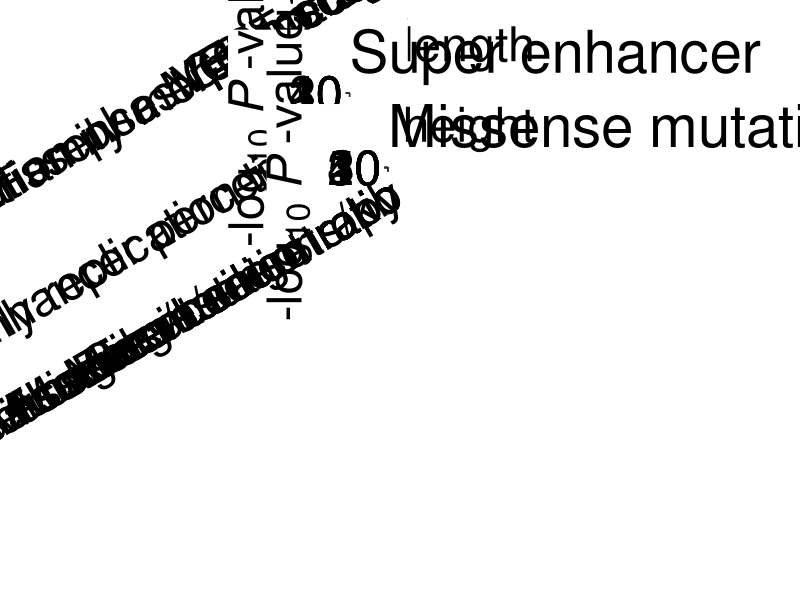
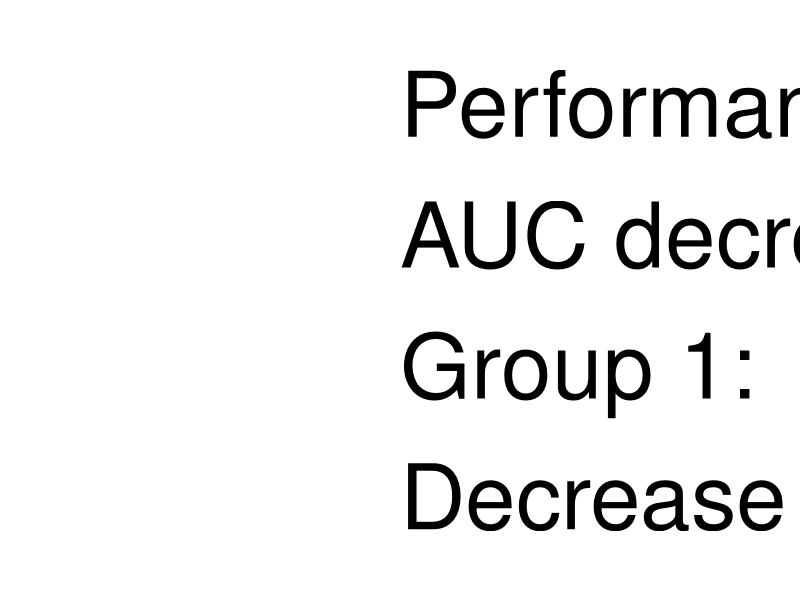
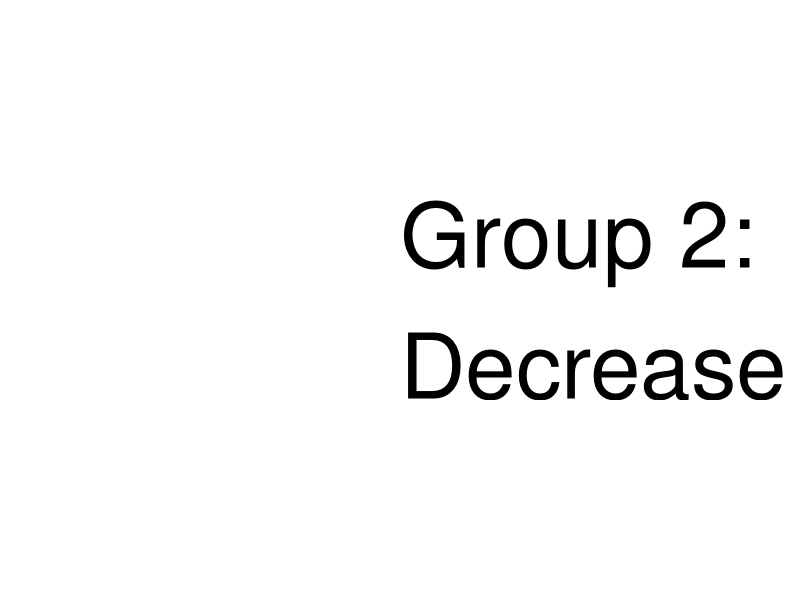
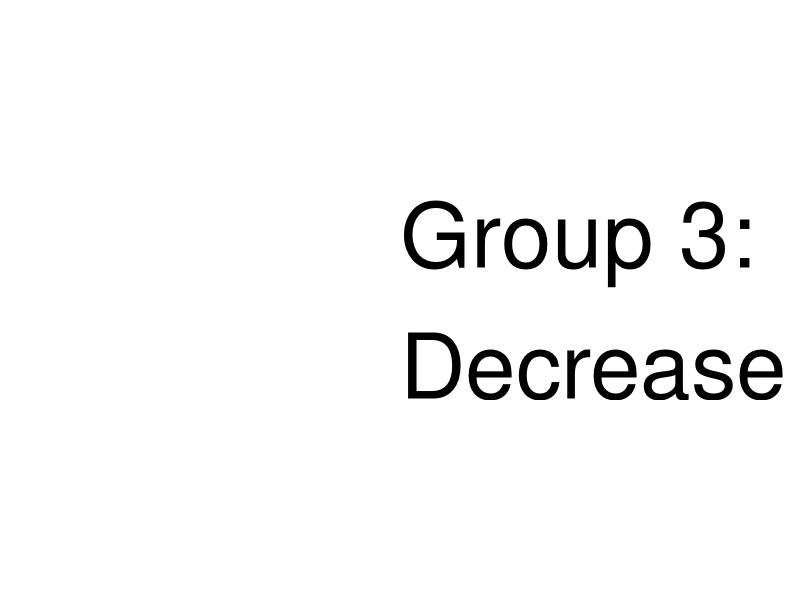
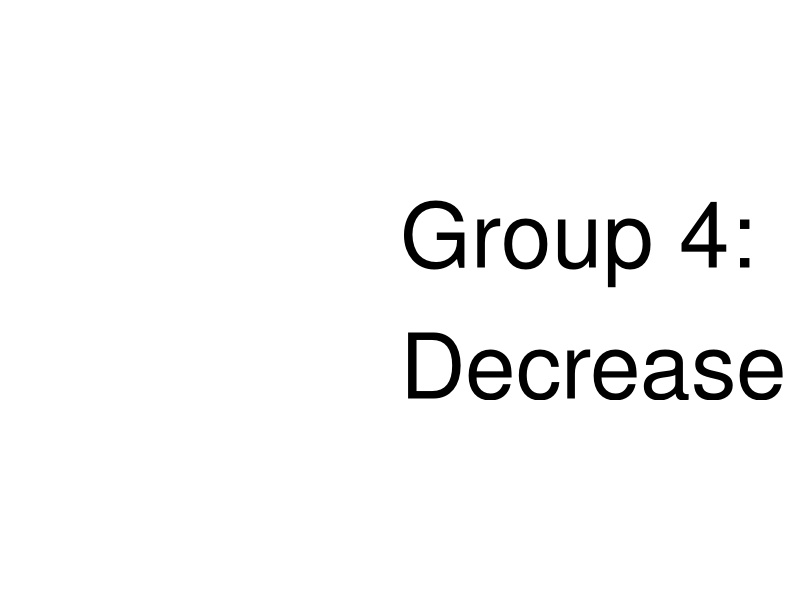
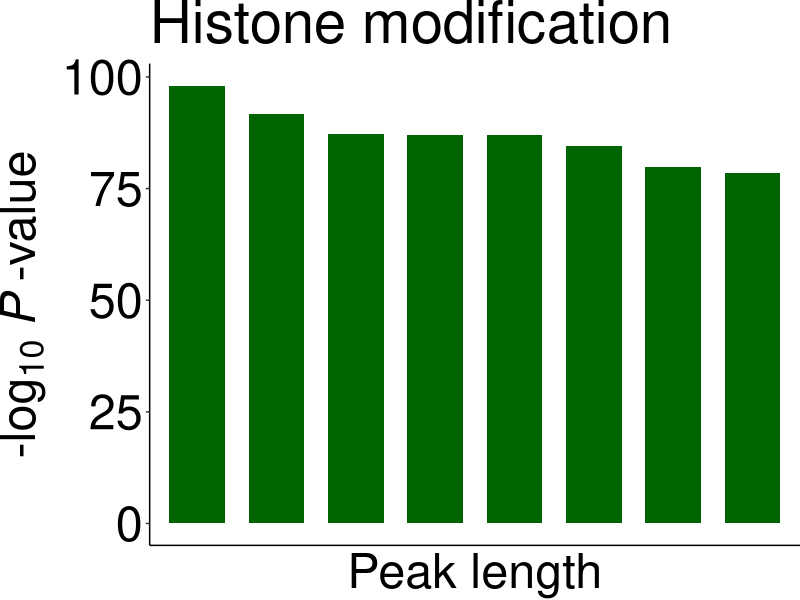
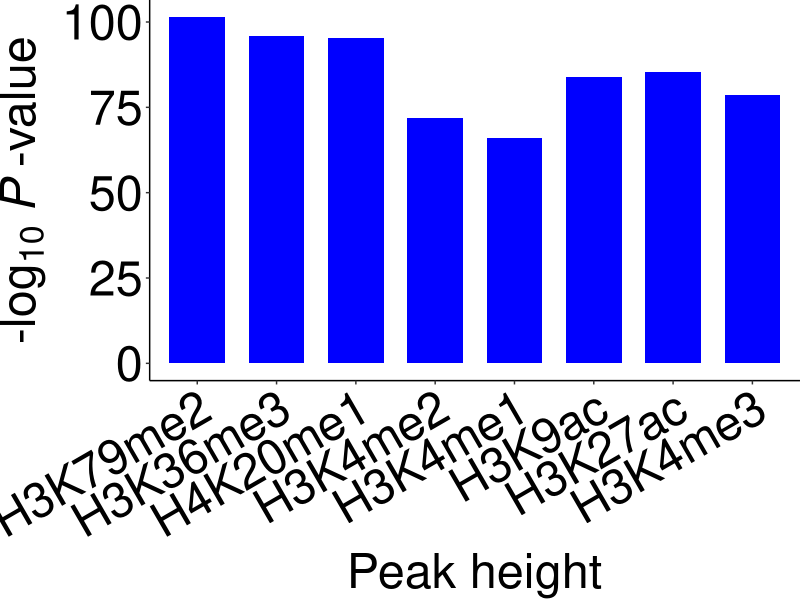

The R source for these figures, in order: (Note: this script raises an error after producing the figures.)
###############################
######### Boxplots ############
###############################

###### The barplots of top feature groups for TSG and OG predictions are presented.
###### Input: TSG_top4_feature_groups.txt
###### Input: OG_top7_feature_groups.txt
###### Output: Figure_1A_TSG_feature_groups.pdf
###### Output: Figure_1B_OG_feature_groups.pdf

options(warn=-1)

### Install missing packages

installed_pkgs <- installed.packages()

pkgs <-  c("plyr","ggpubr","cowplot")

if (length(setdiff(pkgs, installed_pkgs)) > 0) {
    install.packages(pkgs = setdiff(pkgs, installed_pkgs))
}

suppressMessages(library(ggpubr));
suppressMessages(library(plyr));
suppressMessages(library(cowplot));

################################## Figure 1A Feature groups contributing most to the TSG prediction ###############################
#setwd("/Users/jlyu/Box\ Sync/TSGOG_Project/SA_sub/github/DORGE_paper/Figure_codes/Figure_1");

TSG_features<-read.table("data/TSG_top4_feature_groups.txt",header=T,sep="\t");
TSG_features[,1]<-gsub("_"," ",TSG_features[,1])
TSG_features$Group <- as.factor(TSG_features$Group)
TSG_features$Group<-factor(TSG_features$Group,levels=c("Group 1", "Group 2", "Group 3", "Group 4"))
TSG_features$minuslogP<-rep(0,nrow(TSG_features))
TSG_features$minuslogP<- -log10(TSG_features$Wilcoxon_Test_P_value)
TSG_features$hm<-rep("",nrow(TSG_features))
TSG_features$hm[grep("length", TSG_features$Feature)]<-"length"
TSG_features$hm[grep("Height", TSG_features$Feature)]<-"height"
TSG_features$short_name<-TSG_features$Feature
TSG_features$short_name<-gsub(" peaks", "", TSG_features$short_name)
TSG_features$short_name<-gsub("Height of ", "", TSG_features$short_name)
TSG_features$short_name<-gsub(" peak length", "", TSG_features$short_name)
TSG_features$short_name<-factor(TSG_features$short_name,levels=(c("H3K79me2","H3K36me3","H4K20me1","H3K4me2","H3K4me1","H3K9ac","H3K27ac","H3K4me3")))
#group_values<-data.frame(group=c("Group 1","Group 2","Group 3","Group 4"),values=c(0.07106825,0.008291412,0.00680956,0.005146332))
#group_values$group<-factor(group_values$group,levels=rev(c("Group 1","Group 2","Group 3","Group 4")))

p01<-ggplot() + theme_void()+ geom_text(data = data.frame(x = 1, y = 2, label = "Performance PR\nAUC decrease\nGroup 1:\nDecrease = 0.0711"),aes(x, y, label = label),hjust = 0.0, vjust = 0.5, size = 23,color = "black",inherit.aes = FALSE)
p02<-ggplot() + theme_void()+ geom_text(data = data.frame(x = 1, y = 2, label = "Group 2:\nDecrease = 0.0083"),aes(x, y, label = label),hjust = 0.0, vjust = 0.5, size = 23,color = "black",inherit.aes = FALSE)
p03<-ggplot() + theme_void()+ geom_text(data = data.frame(x = 1, y = 2, label = "Group 3:\nDecrease = 0.0068"),aes(x, y, label = label),hjust = 0.0, vjust = 0.5, size = 23,color = "black",inherit.aes = FALSE)
p04<-ggplot() + theme_void()+ geom_text(data = data.frame(x = 1, y = 2, label = "Group 4:\nDecrease = 0.0051"),aes(x, y, label = label),hjust = 0.0, vjust = 0.5, size = 23,color = "black",inherit.aes = FALSE)
p05<-ggplot() + theme_void()+ geom_text(data = data.frame(x = 1, y = 2, label = ""),aes(x, y, label = label),hjust = 0.0, vjust = 0.5, size = 23,color = "black",inherit.aes = FALSE)

p1<-ggbarplot(TSG_features[TSG_features$hm=="length",],x="short_name",y="minuslogP",sort.val = "desc",fill = "darkgreen",color="transparent",sort.by.groups = TRUE,width = 0.7)+ theme_bw() + theme(axis.ticks.y = element_line(size = 0.5),plot.margin = margin(0.01, 0.01, 0.01, 0.01),text = element_text(size=35), panel.border = element_blank(),panel.grid.major = element_blank(),panel.grid.minor = element_blank(),axis.line = element_line(colour ="black"),axis.text.y = element_text(colour = "black", size = 35),axis.text.x = element_text(angle = 30, size = 35, hjust = 1, colour = "black"))+labs(x="Peak length",y=expression("-log"[10]~italic(P)~"-value"))+ guides(fill=guide_legend(title=""))+ rremove("legend")+ rremove("x.ticks")+ rremove("x.text")+ggtitle("Histone modification")

p2<-ggbarplot(TSG_features[TSG_features$hm=="height",],x="short_name",y="minuslogP",sort.val = "none",fill = "blue",color="transparent",sort.by.groups = F,width = 0.7)+ theme_bw() + theme(axis.ticks.x = element_line(size = 0.5),axis.ticks.y = element_line(size = 0.5),plot.margin = margin(0.01, 0.01, 0.01, 0.01),text = element_text(size=35), panel.border = element_blank(),panel.grid.major = element_blank(),panel.grid.minor = element_blank(),axis.line = element_line(colour ="black"),axis.text.y = element_text(colour = "black", size = 35),axis.text.x = element_text(angle = 30, size = 35, hjust = 1, colour = "black"))+labs(x="Peak height",y=expression("-log"[10]~italic(P)~"-value"))+ guides(fill=guide_legend(title=""))+ rremove("legend")

p3<-ggbarplot(TSG_features[TSG_features$Group=="Group 2",],x="Feature",y="minuslogP",sort.val = "desc",fill = "purple",color="transparent",sort.by.groups = TRUE,width = 0.6)+ theme_bw() + theme(axis.ticks.x = element_line(size = 0.5),axis.ticks.y = element_line(size = 0.5),plot.margin = margin(0.01, 0.01, 0.01, 0.01),text = element_text(size=35), panel.border = element_blank(),panel.grid.major = element_blank(),panel.grid.minor = element_blank(),axis.line = element_line(colour ="black"),axis.text.y = element_text(colour = "black", size = 35),axis.text.x = element_text(angle = 30, size = 35, hjust = 1, colour = "black"))+labs(x="",y=expression("-log"[10]~italic(P)~"-value"))+ guides(fill=guide_legend(title=""))+ rremove("legend")+ggtitle("Phenotype")

p4<-ggbarplot(TSG_features[TSG_features$Group=="Group 3",],x="Feature",y="minuslogP",sort.val = "desc",fill = "coral",color="transparent",sort.by.groups = TRUE,width = 0.8)+ theme_bw() + theme(axis.ticks.x = element_line(size = 0.5),axis.ticks.y = element_line(size = 0.5),plot.margin = margin(0.01, 0.01, 0.01, 0.01),text = element_text(size=35), panel.border = element_blank(),panel.grid.major = element_blank(),panel.grid.minor = element_blank(),axis.line = element_line(colour ="black"),axis.text.y = element_text(colour = "black", size = 35),axis.text.x = element_text(angle = 30, size = 35, hjust = 1, colour = "black"))+labs(x="",y=expression("-log"[10]~italic(P)~"-value"))+ guides(fill=guide_legend(title=""))+ rremove("legend")+ggtitle("Super enhancer")


p5<-ggbarplot(TSG_features[TSG_features$Group=="Group 4",],x="Feature",y="minuslogP",sort.val = "desc",fill = "darkred",color="transparent",sort.by.groups = TRUE,width = 0.8)+ theme_bw() + theme(axis.ticks.x = element_line(size = 0.5),axis.ticks.y = element_line(size = 0.5),plot.margin = margin(0.01, 0.01, 0.01, 0.01),text = element_text(size=35), panel.border = element_blank(),panel.grid.major = element_blank(),panel.grid.minor = element_blank(),axis.line = element_line(colour ="black"),axis.text.y = element_text(colour = "black", size = 35),axis.text.x = element_text(angle = 30, size = 35, hjust = 1, colour = "black"))+labs(x="",y=expression("-log"[10]~italic(P)~"-value"))+ guides(fill=guide_legend(title=""))+ rremove("legend")+ggtitle("Missense mutations")

combined<-plot_grid(
	NULL,
	plot_grid(
		plot_grid(
			plot_grid(p1, p2, labels = "", align = 'v', rel_heights=c(1,1.2),nrow=2)
			,NULL,ncol=2, align = 'h'
		), 
		p01,
		plot_grid(p3, NULL,ncol=2, align = 'v',rel_widths=c(1,1.1)),
		p02,
		plot_grid(p4, NULL,ncol=2, align = 'v',rel_widths=c(1,5.0)),
		p03,
		plot_grid(p5, NULL,ncol=2, align = 'v',rel_widths=c(1,1.2)),
		p04,
		p05, 
		axis="l", labels = "", align = 'v', rel_heights=c(0.006,0.005,0.007,0.005,0.006,0.005,0.006,0.005,0.015),nrow=9
	),
	NULL, labels = "", rel_widths = c(4,4,4),ncol=3
)

save_plot("Raw_figures/Figure_1A_TSG_feature_groups.pdf", combined, family="ArialMT", ncol = 2, nrow = 4, base_height = 20,limitsize = FALSE)

################################## Figure 1B Feature groups contributing most to the OG prediction ###############################


OG_features<-read.table("data/OG_top7_feature_groups.txt",header=T,sep="\t");
OG_features[,1]<-gsub("_"," ",OG_features[,1])
OG_features$Group <- as.factor(OG_features$Group)
OG_features$Group<-factor(OG_features$Group,levels=c("Group 1", "Group 2", "Group 3", "Group 4", "Group 5", "Group 6", "Group 7"))
OG_features$minuslogP<-rep(0,nrow(OG_features))
OG_features$minuslogP<- -log10(OG_features$Wilcoxon_Test_P_value)
OG_features$hm<-rep("",nrow(OG_features))
OG_features$hm[grep("length", OG_features$Feature)]<-"length"
OG_features$hm[OG_features$Feature=="log gene length"]<-""
OG_features$hm[OG_features$Feature=="log CDS length"]<-""
OG_features$hm[grep("Height", OG_features$Feature)]<-"height"
OG_features$short_name<-OG_features$Feature
OG_features$short_name<-gsub(" peaks", "", OG_features$short_name)
OG_features$short_name<-gsub("Height of ", "", OG_features$short_name)
OG_features$short_name<-gsub(" peak length", "", OG_features$short_name)
OG_features$short_name<-factor(OG_features$short_name,levels=(c("H3K79me2","H3K36me3","H4K20me1","H3K27ac","H3K4me1","H3K9ac","H3K4me2","H3K4me3")))

p01<-ggplot() + theme_void()+ geom_text(data = data.frame(x = 1, y = 1, label = "Performance PR AUC decrease\nGroup 1:\nDecrease = 0.0360"),aes(x, y, label = label),hjust = 0.0, vjust = 0.5, size = 23,color = "black",inherit.aes = FALSE)
p02<-ggplot() + theme_void()+ geom_text(data = data.frame(x = 1, y = 1, label = "Group 2:\nDecrease = 0.0267"),aes(x, y, label = label),hjust = 0.0, vjust = 0.0, size = 23,color = "black",inherit.aes = FALSE)
p03<-ggplot() + theme_void()+ geom_text(data = data.frame(x = 1, y = 1, label = "Group 3:\nDecrease = 0.0182"),aes(x, y, label = label),hjust = 0.0, vjust = 0.0, size = 23,color = "black",inherit.aes = FALSE)
p04<-ggplot() + theme_void()+ geom_text(data = data.frame(x = 1, y = 1, label = "Group 4:\nDecrease = 0.0117"),aes(x, y, label = label),hjust = 0.0, vjust = 0.0, size = 23,color = "black",inherit.aes = FALSE)
p05<-ggplot() + theme_void()+ geom_text(data = data.frame(x = 1, y = 1, label = "Group 5:\nDecrease = 0.0065"),aes(x, y, label = label),hjust = 0.0, vjust = 0.0, size = 23,color = "black",inherit.aes = FALSE)
p06<-ggplot() + theme_void()+ geom_text(data = data.frame(x = 1, y = 1, label = "Group 6:\nDecrease = 0.0058"),aes(x, y, label = label),hjust = 0.0, vjust = 0.0, size = 23,color = "black",inherit.aes = FALSE)
p07<-ggplot() + theme_void()+ geom_text(data = data.frame(x = 1, y = 1, label = "Group 7:\nDecrease = 0.0058"),aes(x, y, label = label),hjust = 0.0, vjust = 0.0, size = 23,color = "black",inherit.aes = FALSE)


p1<-ggbarplot(OG_features[OG_features$Group=="Group 1",],x="Feature",y="minuslogP",sort.val = "desc",fill = "darkred",color="white",sort.by.groups = TRUE,width = 0.8)+ theme_bw() + theme(axis.ticks.x = element_line(size = 0.5),axis.ticks.y = element_line(size = 0.5),plot.margin = margin(0.01, 0.01, 0.01, 0.01),text = element_text(size=35),panel.grid.major = element_blank(),panel.grid.minor = element_blank(),axis.ticks.length=unit(0.5, "cm"),axis.line = element_line(colour ="black"),axis.text.y = element_text(colour = "black", size = 35),axis.text.x = element_text(angle = 30, size = 35, hjust = 1, colour = "black"))+labs(x="",y=expression("-log"[10]~italic(P)~"-value"))+ guides(fill=guide_legend(title=""))+ rremove("legend")+ggtitle("Missense mutations")

p2<-ggbarplot(OG_features[OG_features$Group=="Group 2",],x="Feature",y="minuslogP",sort.val = "desc",fill = "coral",color="transparent",sort.by.groups = TRUE,width = 0.8)+ theme_bw() + theme(axis.ticks.x = element_line(size = 0.5),axis.ticks.y = element_line(size = 0.5),plot.margin = margin(0.01, 0.01, 0.01, 0.01),text = element_text(size=35),panel.grid.major = element_blank(),panel.grid.minor = element_blank(),axis.ticks.length=unit(0.5, "cm"),axis.line = element_line(colour ="black"),axis.text.y = element_text(colour = "black", size = 35),axis.text.x = element_text(angle = 30, size = 35, hjust = 1, colour = "black"))+labs(x="",y=expression("-log"[10]~italic(P)~"-value"))+ guides(fill=guide_legend(title=""))+ rremove("legend")+ggtitle("Super enhancer")

p3<-ggbarplot(OG_features[OG_features$Group=="Group 3",],x="Feature",y="minuslogP",sort.val = "desc",fill = "cyan4",color="transparent",sort.by.groups = TRUE,width = 0.8)+ theme_bw() + theme(axis.ticks.x = element_line(size = 0.5),axis.ticks.y = element_line(size = 0.5),plot.margin = margin(0.01, 0.01, 0.01, 0.01),text = element_text(size=35),panel.grid.major = element_blank(),panel.grid.minor = element_blank(),axis.ticks.length=unit(0.5, "cm"),axis.line = element_line(colour ="black"),axis.text.y = element_text(colour = "black", size = 35),axis.text.x = element_text(angle = 30, size = 35, hjust = 1, colour = "black"))+labs(x="",y=expression("-log"[10]~italic(P)~"-value"))+ guides(fill=guide_legend(title=""))+ rremove("legend")+ggtitle("Genomics")

p4<-ggbarplot(OG_features[OG_features$Group=="Group 4",],x="Feature",y="minuslogP",sort.val = "desc",fill = "orange",color="transparent",sort.by.groups = TRUE,width = 0.8)+ theme_bw() + theme(axis.ticks.x = element_line(size = 0.5),axis.ticks.y = element_line(size = 0.5),plot.margin = margin(0.01, 0.01, 0.01, 0.01),text = element_text(size=35),panel.grid.major = element_blank(),panel.grid.minor = element_blank(),axis.ticks.length=unit(0.5, "cm"),axis.line = element_line(colour ="black"),axis.text.y = element_text(colour = "black", size = 35),axis.text.x = element_text(angle = 30, size = 35, hjust = 1, colour = "black"))+labs(x="",y=expression("-log"[10]~italic(P)~"-value"))+ guides(fill=guide_legend(title=""))+ rremove("legend")+ggtitle("DNA methylation")

p5<-ggbarplot(OG_features[OG_features$Group=="Group 5",],x="Feature",y="minuslogP",sort.val = "desc",fill = "darkred",color="transparent",sort.by.groups = TRUE,width = 0.8)+ theme_bw() + theme(axis.ticks.x = element_line(size = 0.5),axis.ticks.y = element_line(size = 0.5),plot.margin = margin(0.01, 0.01, 0.01, 0.01),text = element_text(size=35),panel.grid.major = element_blank(),panel.grid.minor = element_blank(),axis.ticks.length=unit(0.5, "cm"),axis.line = element_line(colour ="black"),axis.text.y = element_text(colour = "black", size = 35),axis.text.x = element_text(angle = 30, size = 35, hjust = 1, colour = "black"))+labs(x="",y=expression("-log"[10]~italic(P)~"-value"))+ guides(fill=guide_legend(title=""))+ rremove("legend")+ggtitle("Missense mutation")

p6<-ggbarplot(OG_features[OG_features$hm=="length",],x="short_name",y="minuslogP",sort.val = "desc",fill = "darkgreen",color="transparent",sort.by.groups = TRUE,width = 0.8)+ theme_bw() + theme(axis.ticks.y = element_line(size = 0.5),plot.margin = margin(0.01, 0.01, 0.01, 0.01),text = element_text(size=35), panel.border = element_blank(),panel.grid.major = element_blank(),axis.ticks.length=unit(0.5, "cm"),panel.grid.minor = element_blank(),axis.line = element_line(colour ="black"),axis.text.y = element_text(colour = "black", size = 35),axis.text.x = element_text(angle = 30, size = 35, hjust = 1, colour = "black"))+labs(x="Peak length",y=expression("-log"[10]~italic(P)~"-value"))+ guides(fill=guide_legend(title=""))+ rremove("legend")+ rremove("x.ticks")+ rremove("x.text")+ggtitle("Histone modification")

p7<-ggbarplot(OG_features[OG_features$hm=="height",],x="short_name",y="minuslogP",sort.val = "none",fill = "blue",color="transparent",sort.by.groups = F,width = 0.8)+ theme_bw() + theme(axis.ticks.x = element_line(size = 0.5),axis.ticks.y = element_line(size = 0.5),plot.margin = margin(0.01, 0.01, 0.01, 0.01),text = element_text(size=35), panel.border = element_blank(),panel.grid.major = element_blank(),panel.grid.minor = element_blank(),axis.ticks.length=unit(0.5, "cm"),axis.line = element_line(colour ="black"),axis.text.y = element_text(colour = "black", size = 35),axis.text.x = element_text(angle = 30, size = 35, hjust = 1, colour = "black"))+labs(x="Peak height",y=expression("-log"[10]~italic(P)~"-value"))+ guides(fill=guide_legend(title=""))+ rremove("legend")

p8<-ggbarplot(OG_features[OG_features$Group=="Group 7",],x="Feature",y="minuslogP",sort.val = "desc",fill = "purple",color="transparent",sort.by.groups = TRUE,width = 0.8)+ theme_bw() + theme(axis.ticks.x = element_line(size = 0.5),axis.ticks.y = element_line(size = 0.5),plot.margin = margin(0.01, 0.01, 0.01, 0.01),text = element_text(size=35),panel.grid.major = element_blank(),panel.grid.minor = element_blank(),axis.ticks.length=unit(0.5, "cm"),axis.line = element_line(colour ="black"),axis.text.y = element_text(colour = "black", size = 35),axis.text.x = element_text(angle = 30, size = 35, hjust = 1, colour = "black"))+labs(x="",y=expression("-log"[10]~italic(P)~"-value"))+ guides(fill=guide_legend(title=""))+ rremove("legend")+ggtitle("Phenotype")

combined<-plot_grid(
	NULL,
	plot_grid(
		plot_grid(p1, NULL,ncol=2, align = 'v',rel_widths=c(1,2.0)),
		p01,
		plot_grid(p2, NULL,ncol=2, align = 'v',rel_widths=c(1,5.5)),
		p02,
		plot_grid(p3, NULL,ncol=2, align = 'v',rel_widths=c(1,1.0)),
		p03,
		plot_grid(p4, NULL,ncol=2, align = 'v',rel_widths=c(1,5.5)),
		p04,
		plot_grid(p5, NULL,ncol=2, align = 'v',rel_widths=c(1,7.0)),
		p05,
		plot_grid(
			plot_grid(p6, p7, labels = "", align = 'hv', rel_heights=c(1,1),nrow=2)
			,NULL,ncol=2, align = 'h',rel_widths=c(1,1.5)
		), 
		p06,
		plot_grid(p8, NULL,ncol=2, align = 'hv',rel_widths=c(1,3.0)),
		p07,axis="l", labels = "", align = 'v', rel_heights=c(0.005,0.005,  0.004,0.005, 0.005,0.005, 0.004,0.005, 0.004,0.005, 0.005, 0.005, 0.005,0.009),nrow=14
	),
	NULL, labels = "", rel_widths = c(4,4,4),ncol=3
)


save_plot("Raw_figures/Figure_1B_OG_feature_groups.pdf", combined, family="ArialMT", ncol = 3, nrow = 7, base_height = 25,limitsize = FALSE)